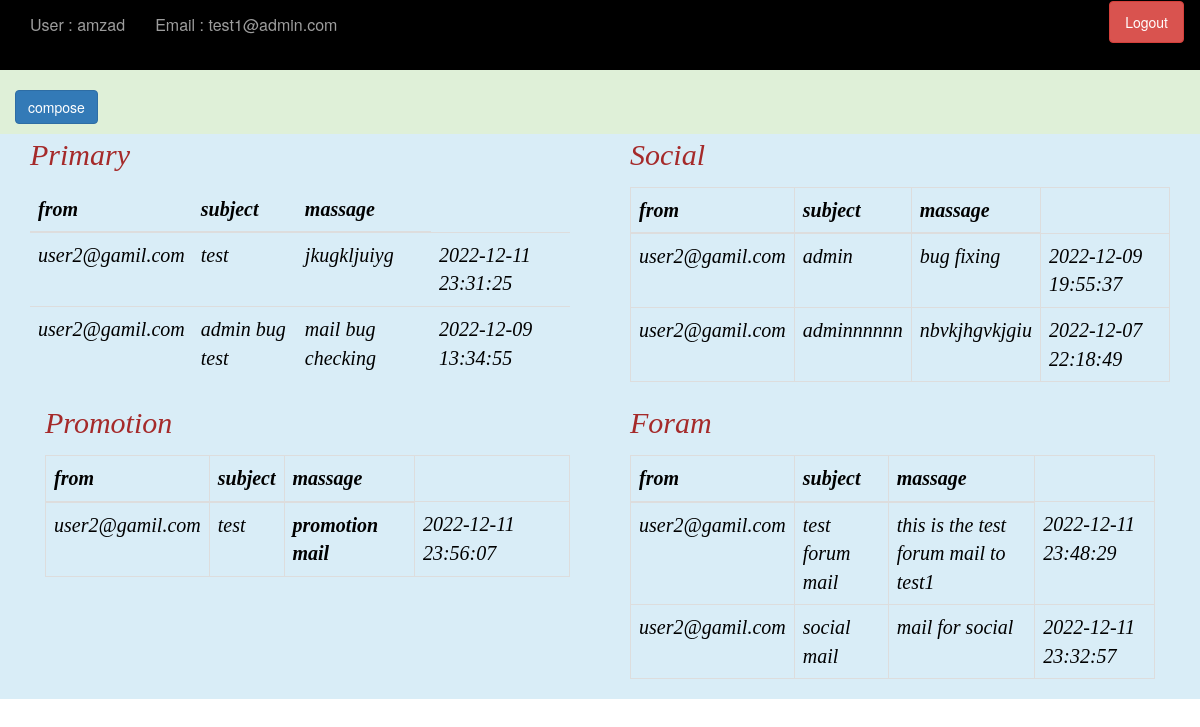
Screenshot of /dash (signed in) with the database file from the repository.
### website/model.py (models this page shows)
class User(db.Model,UserMixin):
    id = db.Column(db.Integer,primary_key=True)
    email = db.Column(db.String(150),unique=True)
    first_name = db.Column(db.String(150))
    last_name = db.Column(db.String(150))
    password = db.Column(db.String(150))
    date_created = db.Column(db.DateTime(timezone=True),default=func.now())
    inbox = db.relationship('Inbox',backref='user')

class Inbox(db.Model):
    id = db.Column(db.Integer,primary_key=True)
    inbox = db.Column(db.String(150))
    subject = db.Column(db.String(150))
    date_created = db.Column(db.DateTime(timezone=True),default=func.now())
    massage = db.Column(db.String(1500))
    mail_form= db.Column(db.String(150))
    category = db.Column(db.String(50))
    user_id = db.Column(db.Integer,db.ForeignKey('user.id'))

### website/view.py (the view, shortened to what this page needs)
@view.route('/dash',methods=['GET','POST'])  # user dashboard route
def user_dashboard():
    find_all_primary = Inbox.query.filter_by(inbox=current_user.email,category='primary').order_by(desc(Inbox.date_created))        # find all the email where category is primary and order them by the date they were created
    find_all_social = Inbox.query.filter_by(inbox=current_user.email,category='social').order_by(desc(Inbox.date_created))          # find all the email where category is SOCIAL
    find_all_promotion = Inbox.query.filter_by(inbox=current_user.email,category='promotion').order_by(desc(Inbox.date_created))    # find all the email where category is PROMOTION
    find_all_forums = Inbox.query.filter_by(inbox=current_user.email,category='foram').order_by(desc(Inbox.date_created))          # find all the email where category is FORUMS
    return render_template('user_dash.html', find_all_primary=find_all_primary,find_all_social=find_all_social,find_all_promotion=find_all_promotion,find_all_forums=find_all_forums)

### website/__init__.py (called while the page is built)
def create_app():
    app = Flask(__name__) # server instance
    app.config['SECRET_KEY'] = 'asdf1234'
    app.config['SQLALCHEMY_DATABASE_URI'] = f'sqlite:///{DB_NAME}'
    db.init_app(app)
    from .view import view
    from .auth import auth
    app.register_blueprint(view,url_prefix='/')
    app.register_blueprint(auth,url_prefix='/')
    from . import model
    from .model import User
    login_manager = LoginManager()
    login_manager.login_view = 'auth.login'
    login_manager.init_app(app)
    @login_manager.user_loader
    def load_user(id):
        return User.query.get(int(id))
    with app.app_context():
        db.create_all()
    return app

### website/templates/user_dash.html (shortened to what this page needs)
<!DOCTYPE html>
<html>
<head>
    <link rel="stylesheet" href="https://maxcdn.bootstrapcdn.com/bootstrap/3.3.7/css/bootstrap.min.css">
    <link rel="stylesheet" href="{{ url_for('static', filename='style.css') }}">
</head>
    <nav class="navbar2 navbar-inverse bg-dark">
        <div class="container-fluid">
            <div class="navbar-header">
                <a class="navbar-brand text-primary">User : {{current_user.first_name}}</a>
                <a class="navbar-brand ">Email : {{current_user.email}}</a>
            </div>
            <ul class="nav navbar" style="float:right">
                <li><a class="btn btn-primary  btn-danger" id="logout" href="/">Logout</a></li>
            </ul>
        </div>
    </nav>
    <div class="container-fluid bg-success">
        <div class="row">
            <div class="col-sm-6">
                <br>
                <p>
                    <button class="btn btn-primary" type="button" data-toggle="collapse" data-target="#collapseExample"
                    aria-expanded="false" aria-controls="collapseExample">
                    compose
                </button>
            </p>
            </div>
        </div>
    </div>
    <div class="container-fluid bg-info nav-link">
        <div class="row">
            <div class="col-sm-6">
                <div class="container-fluid">
                    <p style="font-size:30px;color:brown;">Primary</p>
                    <table class="table ">
                        <thead>
                            <tr>
                                <th>from</th>
                                <th>subject</th>
                                <th>massage</th>
                            </tr>
                        </thead>
                        <tbody>
                            {% for i in find_all_primary %}
                            <tr>
                                <td>{{i.mail_form}}</td>
                                <td>{{i.subject}}</td>
                                <td>{{i.massage}}</td>
                                <td>{{i.date_created}}</td>
                            </tr>
                            {% endfor %}
                        </tbody>
                    </table>
                </div>
            </div>
            <div class="col-sm-6">
                <div class="container-fluid">
                    <p style="font-size:30px;color:brown;">Social</p>
                    <table class="table table-bordered">
                        <thead>
                            <tr>
                                <th>from</th>
                                <th>subject</th>
                                <th>massage</th>
                            </tr>
                        </thead>
                        <tbody>
                            {% for i in find_all_social %}
                            <tr>
                                <td>{{i.mail_form}}</td>
                                <td>{{i.subject}}</td>
                                <td>{{i.massage}}</td>
                                <td>{{i.date_created}}</td>
                            </tr>
                            {% endfor %}
                        </tbody>
                    </table>
                </div>
            </div>
        </div>
    <div class="col-sm-6">
        <div class="container-fluid">
            <p style="font-size:30px;color:brown;">Promotion</p>
            <table class="table table-bordered">
                <thead>
                    <tr>
                        <th>from</th>
                        <th>subject</th>
                        <th>massage</th>
                    </tr>
                </thead>
                <tbody>
                    {% for i in find_all_promotion %}
                    <tr>
                        <td>{{i.mail_form}}</td>
                        <td>{{i.subject}}</td>
                        <td><b>{{i.massage}}</b></td>
                        <td>{{i.date_created}}</td>
                    </tr>
                    {% endfor %}
                </tbody>
            </table>
                </div>
            </div>
            <div class="col-sm-6">
                <div class="container-fluid">
                    <p style="font-size:30px;color:brown;">Foram</p>
                    <table class="table table-bordered">
                        <thead>
                            <tr>
                                <th>from</th>
                                <th>subject</th>
                                <th>massage</th>
                            </tr>
                        </thead>
                        <tbody>
                            {% for i in find_all_forums %}
                            <tr>
                                <td>{{i.mail_form}}</td>
                                <td>{{i.subject}}</td>
                                <td>{{i.massage}}</td>
                                <td>{{i.date_created}}</td>
                            </tr>
                            {% endfor %}
                        </tbody>
                    </table>
                </div>
            </div>
        </div>
</body>
        </html>

### website/static/style.css (style rules this page uses)
.navbar-brand { font-size: medium; }
.navbar { background-color: transparent !important; color: red ; }
.navbar2 { background-color: black; color: red ; }
.navbar-brand { color: greenyellow; text-align: center; }
.nav-link { color: black; font-size: 20px; font-family: Cursive; font-style: italic; }

### rows the page displays
User: first_name "amzad", email "test1@admin.com"
Inbox: mail_form "user2@gamil.com", subject "test", massage "jkugkljuiyg", date_created "2022-12-11 23:31:25"
Inbox: mail_form "user2@gamil.com", subject "admin bug test", massage "mail bug checking", date_created "2022-12-09 13:34:55"
Inbox: mail_form "user2@gamil.com", subject "admin", massage "bug fixing", date_created "2022-12-09 19:55:37"
Inbox: mail_form "user2@gamil.com", subject "adminnnnnn", massage "nbvkjhgvkjgiu", date_created "2022-12-07 22:18:49"
Inbox: mail_form "user2@gamil.com", subject "test", massage "promotion mail", date_created "2022-12-11 23:56:07"
Inbox: mail_form "user2@gamil.com", subject "test forum mail", massage "this is the test forum mail to test1", date_created "2022-12-11 23:48:29"
Inbox: mail_form "user2@gamil.com", subject "social mail", massage "mail for social", date_created "2022-12-11 23:32:57"
